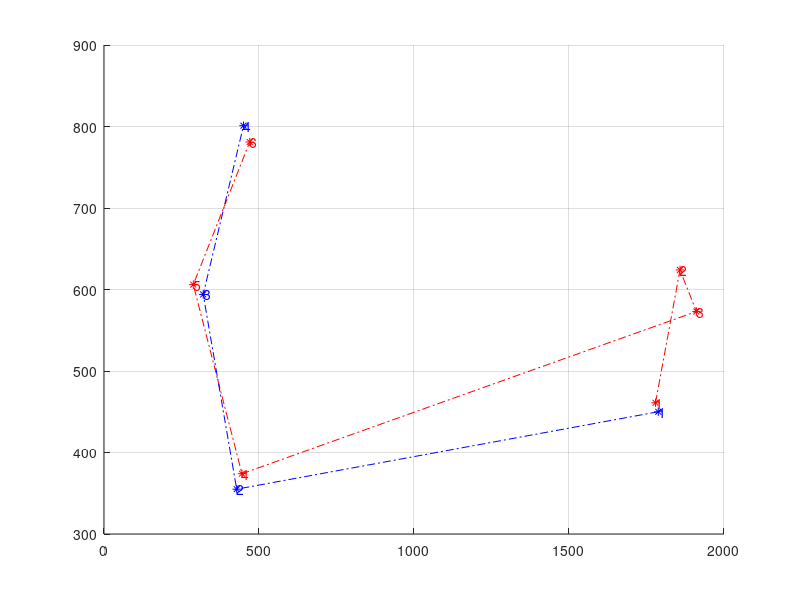

MATLAB code to generate this figure:
function ssimp ()
% % % % % % % % % % % % % % % % % % % % % % % % % % % % % % % % % % % % % % 
% Coded by: Fernando Gonzalez-Herrera   - CIMAT Zacatecas
%           Carlos Lara-Alvarez         - CIMAT Zacatecas
% % % % % % % % % % % % % % % % % % % % % % % % % % % % % % % % % % % % % %
clc;
close all;
% % % % % % % % % % % % % % % % % % % % % % % % % % % % % % % % % % % % % % 
% Parameters for Frechet and scanpath comparison algorith
maxFrechet=(3*30)*sqrt(2);
maxA=maxFrechet;
dista=maxFrechet;
dista2=maxFrechet;
qgamas=2;               %n-Gramas
pung=4;                 %Points to generate
ne=2;                   %Number of errors per point
npe=3;                  %Number of points with error
% % % % % % % % % % % % % % % % % % % % % % % % % % % % % % % % % % % % % % 
% Random Walk Parameters
% ex, ey = Boundaries
% n = number of points to generate
% npoints = number of scanpath points to evaluate as pattern
%     Sal=RandomWalk(50,50,pung);
    [Sal1,Sal2]=RandomWalk2(50, 50, pung, npe, ne);
    qx =Sal1(1,:)
    qy =Sal1(2,:)
    qpx=Sal2(1,:)
    qpy=Sal2(2,:)
    hold on;
    grid on
    grid minor
    plot(qx,qy,'.-.r')
    plot(qx,qy,'*r')
    for ii = 1:length(qx)
        text(qx(ii),qy(ii),num2str(ii),'Color','r')
    end
    hold on;
    grid on
    grid minor
    plot(qpx,qpy,'.-.b')
    plot(qpx,qpy,'*b')
    for ii = 1:length(qpx)
        text(qpx(ii),qpy(ii),num2str(ii),'Color','b')
    end
    
    
%     TWO_Esimp(qx, qy, maxFrechet)
end

function [Sal] = RandomWalk (ex, ey, n)
% % % % % 1920x1080 Screen Resolution
% % % % % First random point within a square on the middle on the screen
% % % % % emulation atention to test
    xmin=0+ex;      xmax=1920-ex;       %ex px offset from top to bottom
    ymin=0+ey;      ymax=1080-ey;       %ey px offset from left to right
    m=n;                                %Number of points to generate
% % Random Coordinates n=m
    x1=round(xmin+rand(1,n)*(xmax-xmin));
    y1=round(ymin+rand(1,m)*(ymax-ymin));
% % Add gaussian noise to each coordenate
    x2=round((randn(1,n)*30)+x1);
    y2=round((randn(1,m)*30)+y1);
% % Add random outlier
    err=abs(rand(1));
    if (err>0.999)
       pla=randi(n,1,1);
       x2(1,pla)=round(xmin+rand(1,1)*(xmax-xmin));       
       y2(1,pla)=round(ymin+rand(1,1)*(ymax-ymin));
    end
% To a Sal vector
    Sal(1,:)=real(x1);
    Sal(2,:)=real(y1);
    Sal(3,:)=real(x2);
    Sal(4,:)=real(y2);
end

function [Sal1, Sal2] = RandomWalk2 (ex, ey, n, npe, ne)
% % % % % 1920x1080 Screen Resolution
% % % % % First random point within a square on the middle on the screen
% % % % % emulation atention to test
    xmin=0+ex;      xmax=1920-ex;       %ex px offset from top to bottom
    ymin=0+ey;      ymax=1080-ey;       %ey px offset from left to right
    m=n;                                %Number of points to generate
    k=1;
% % Random Coordinates n=m
    x1=round(xmin+rand(1,n)*(xmax-xmin))
    y1=round(ymin+rand(1,m)*(ymax-ymin))
% % Add gaussian noise to each coordenate
    x2=round((randn(1,n)*30)+x1);
    y2=round((randn(1,m)*30)+y1); 
    er = randi([1 n-npe],1,1);
    x1p=ones(1,size(x1,2)); y1p=ones(1,size(x1,2));
    for k=1:npe
        if (k==1)
            inix=horzcat(x1(1:er));
            iniy=horzcat(y1(1:er));
        end
        for k=2:npe
            medx=round((x1(er)-10)+rand(1,ne)*(1920/10));
            medy=round((y1(er)-10)+rand(1,ne)*(1920/10));
        end
        if (k==npe)
            finx=horzcat(x1(er+1:end));
            finy=horzcat(y1(er+1:end));
        end 
        a=horzcat(inix,medx,finx);
        b=horzcat(iniy,medy,finy);
        a=horzcat(a);
        b=horzcat(b);
    Sal1(1,:)=a
    Sal1(2,:)=b
%             Sal1(1,:)=horzcat(x1(1:er), round((x1(er)-10)+rand(1,ne)*(1920/10)),    round((x1(er+1)-10)+rand(1,ne+1)*(1920/10)),   round((x1(er+2)-10)+rand(1,ne+2)*(1920/10)),     x1(er+3:end))
%             Sal1(2,:)=horzcat(y1(1:er), round((y1(er)-10)+rand(1,ne)*(1920/10)),    round((y1(er+1)-10)+rand(1,ne+1)*(1920/10)),   round((y1(er+2)-10)+rand(1,ne+2)*(1920/10)),     y1(er+3:end))
     
    end
% Add random outlier
    err=randi([1 n],1,1);
    top=fix(n/5)
    for i=1:top
       pla=randi(n,1,1);
       x1(1,pla)=round(xmin+rand(1,1)*(xmax-xmin))       
       y1(1,pla)=round(ymin+rand(1,1)*(ymax-ymin))
    end
% To a Sal vector
%     Sal1(1,:)=real(x1);
%     Sal1(2,:)=real(y1);
    Sal2(1,:)=real(x2);
    Sal2(2,:)=real(y2);
end

function [simp] = TWO_Esimp (scx, scy, maxFrechet)
    if size(scx,2)==size(scy,2)
        i0=2; i1=size(scx,2);
        for i=i0:i1
            fprintf('###############   Run %i      ############### \n',i);
            pi1=[scx(1);scy(1);1];
            pf1=[scx(i);scy(i);1];
            fprintf('###############   Recta entre (%i, %i)  a (%i, %i)\n',scx(1),scy(1),scx(i),scy(i));
            l1=cross(pi1,pf1);
            ll1=l1(1:2,1);
            k1=1/sqrt(dot(ll1,ll1));
            eq1=k1*l1;
            for i=1:i1-i0
                fprintf('###############   Puntos %i',1);
                l2dots(i)=dot(eq1,[scx(i);scy(i);1]);
            end
            l2dots=abs(l2dots)
            l2dot=l2dots;
            l2dot=l2dot(l2dot>0);
            l2dot=l2dot(l2dot<=maxFrechet)
            for i=1:size(l2dots,2)
                for j=1:size(l2dot,2)
                    find(l2dots(i)==l2dot(j))
                end
            end
        end
    end
end